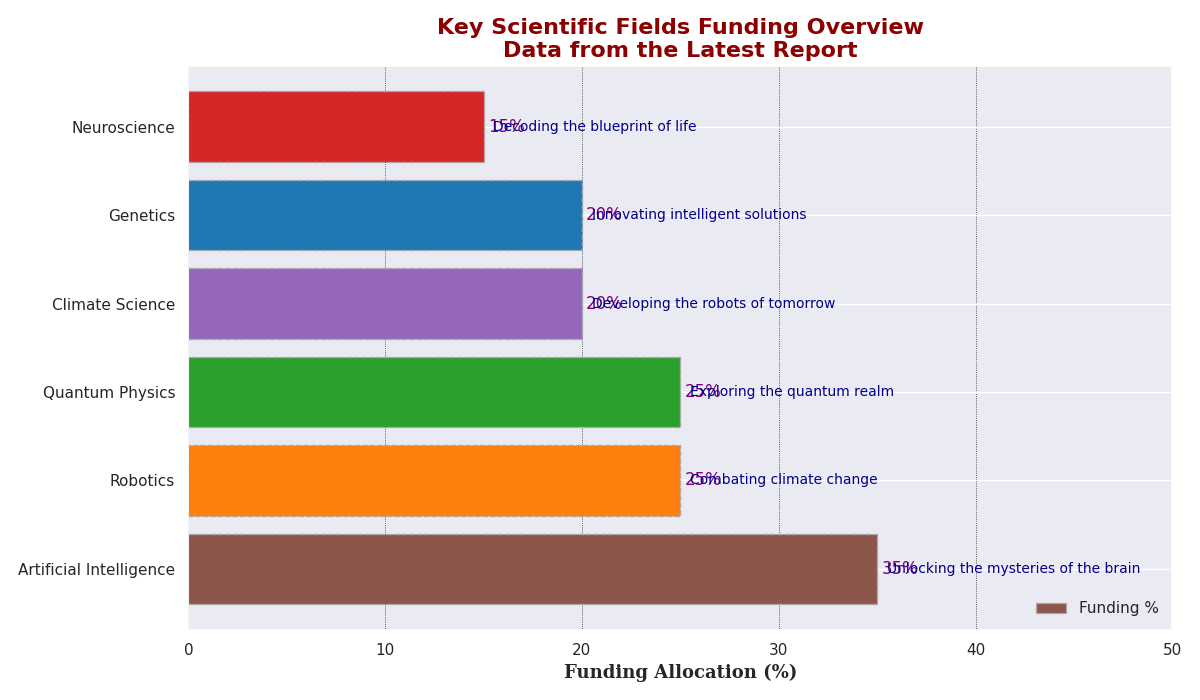

Here is the Python script that generated this plot:
import matplotlib.pyplot as plt
import numpy as np

disciplines = ['Quantum Physics', 'Genetics', 'Artificial Intelligence', 
               'Climate Science', 'Neuroscience', 'Robotics']
funding_percentages = [25, 20, 35, 20, 15, 25]
colors = ['#1f77b4', '#ff7f0e', '#2ca02c', '#d62728', '#9467bd', '#8c564b']

sorted_indices = np.argsort(funding_percentages)[::-1]
disciplines = [disciplines[i] for i in sorted_indices]
funding_percentages = [funding_percentages[i] for i in sorted_indices]
colors = [colors[i] for i in sorted_indices]

shuffled_colors = [colors[1], colors[4], colors[0], colors[5], colors[2], colors[3]]

fig, ax = plt.subplots(figsize=(12, 7))

bars = ax.barh(disciplines, funding_percentages, color=shuffled_colors, edgecolor='darkgrey', linestyle='--')

ax.bar_label(bars, labels=[f'{p}%' for p in funding_percentages], label_type='edge', padding=3, color='purple')

titles = [
    'Analyzing Funding Distribution in Scientific Disciplines\n2023 NIFR Survey Results',
    'Key Scientific Fields Funding Overview\nData from the Latest Report',
    'Funding Sources Within Science Research Fields\nAnnual Analysis Report'
]
axis_labels = [
    'Funding Allocation (%)',
    'Distribution of Resources (%)',
    'Percentage of Science Funding (%)'
]
ax.set_title(titles[1], fontsize=16, fontweight='bold', color='darkred')
ax.set_xlabel(axis_labels[0], fontsize=13, fontfamily='serif', fontweight='bold')

ax.set_xlim(0, 50)
ax.xaxis.grid(True, linestyle=':', linewidth=0.5, color='black')

descriptions = [
    "Exploring the quantum realm",
    "Innovating intelligent solutions",
    "Unlocking the mysteries of the brain",
    "Developing the robots of tomorrow",
    "Decoding the blueprint of life",
    "Combating climate change"
]
descriptions = [descriptions[i] for i in sorted_indices]

for bar, desc in zip(bars, descriptions):
    ax.text(bar.get_width() + 0.5, bar.get_y() + bar.get_height()/2, desc,
            va='center', ha='left', fontsize=10, color='darkblue')

ax.legend(['Funding %'], loc='lower right', frameon=False)

plt.tight_layout()
plt.show()
